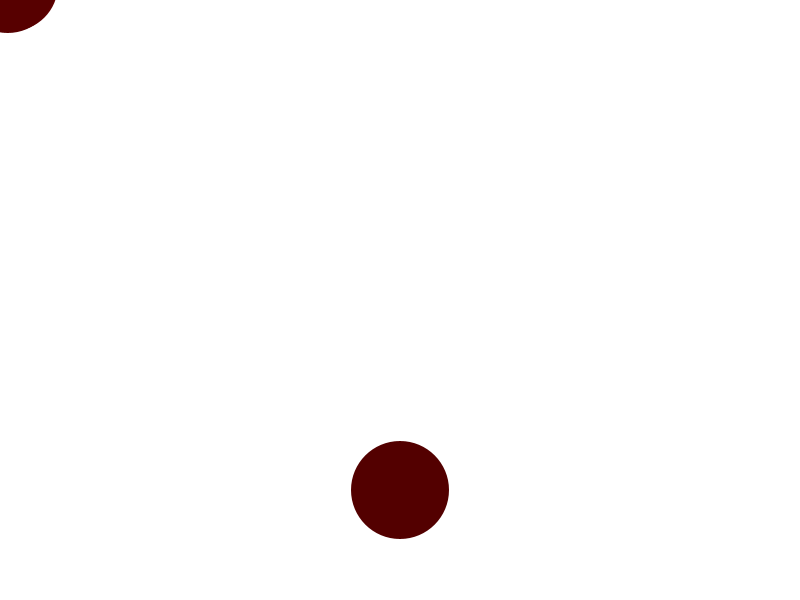
Frame 1 (no input)
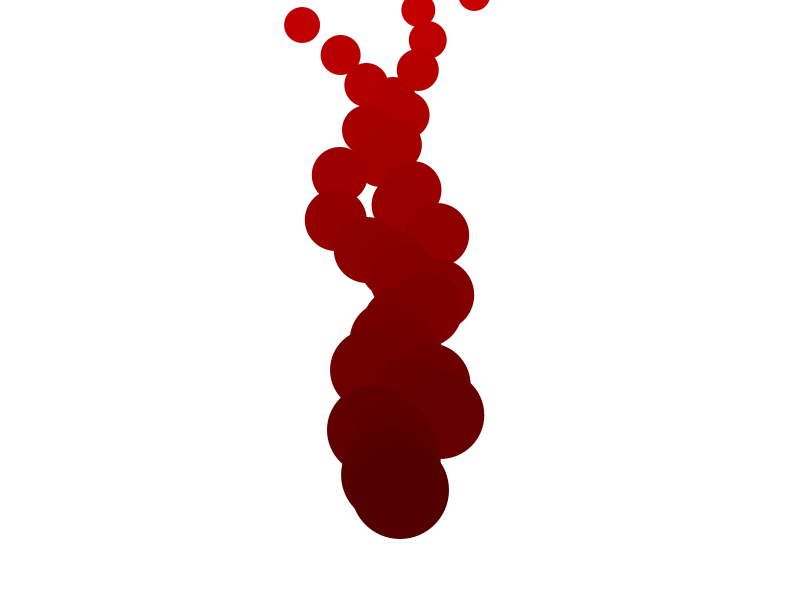
Frame 60 (the mouse pressed at the canvas centre just before this capture)
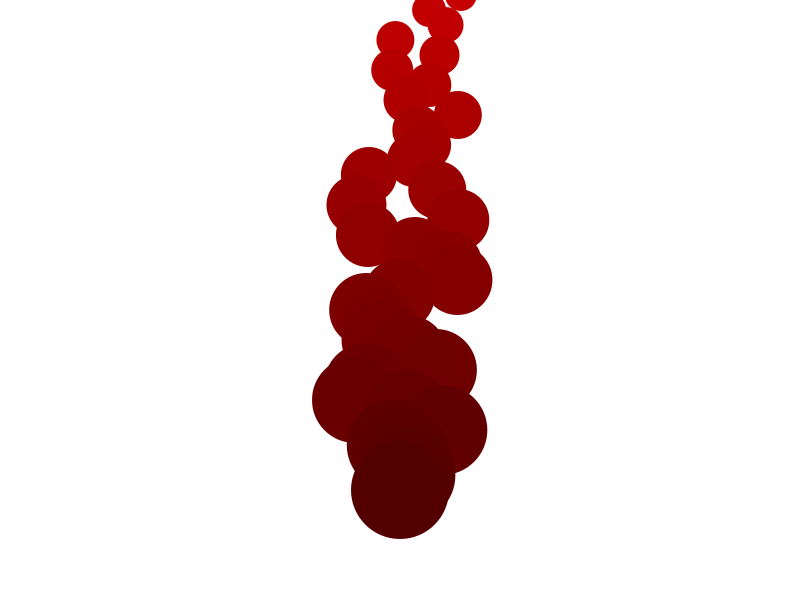
Frame 120 (the mouse held since frame 60 and released just before this capture)

The Processing sketch that drew these frames (run headless with seeded random() and noise(); from frame 60 on, the mouse is pressed at the canvas centre):

// Processing sketch: processing_165429
// ── processing_165429.pde

float[] xpos = new float[50];
float[] ypos = new float[50];

void setup() {
  size(800, 600);
  smooth();

  for (int i = 0; i < 50; i++) {
    xpos[i] = 0;
    ypos[i] = 0;
  }
  //noCursor();
}

void draw() {
  background(255);
  for (int i = 0; i < 49; i++) {
    xpos[i] = xpos[i+1] + (random(-15, 15));
    ypos[i] = ypos[i+1] - 5;
  }

  xpos[xpos.length-1] = width/2;
  ypos[ypos.length-1] = height- 100;

  for (int i = 0; i < 50; i++) {
    noStroke();
    fill(255-i*3.5,0,0);
    ellipse(xpos[i], ypos[i]-=10, i*2, i*2);
  }
}
